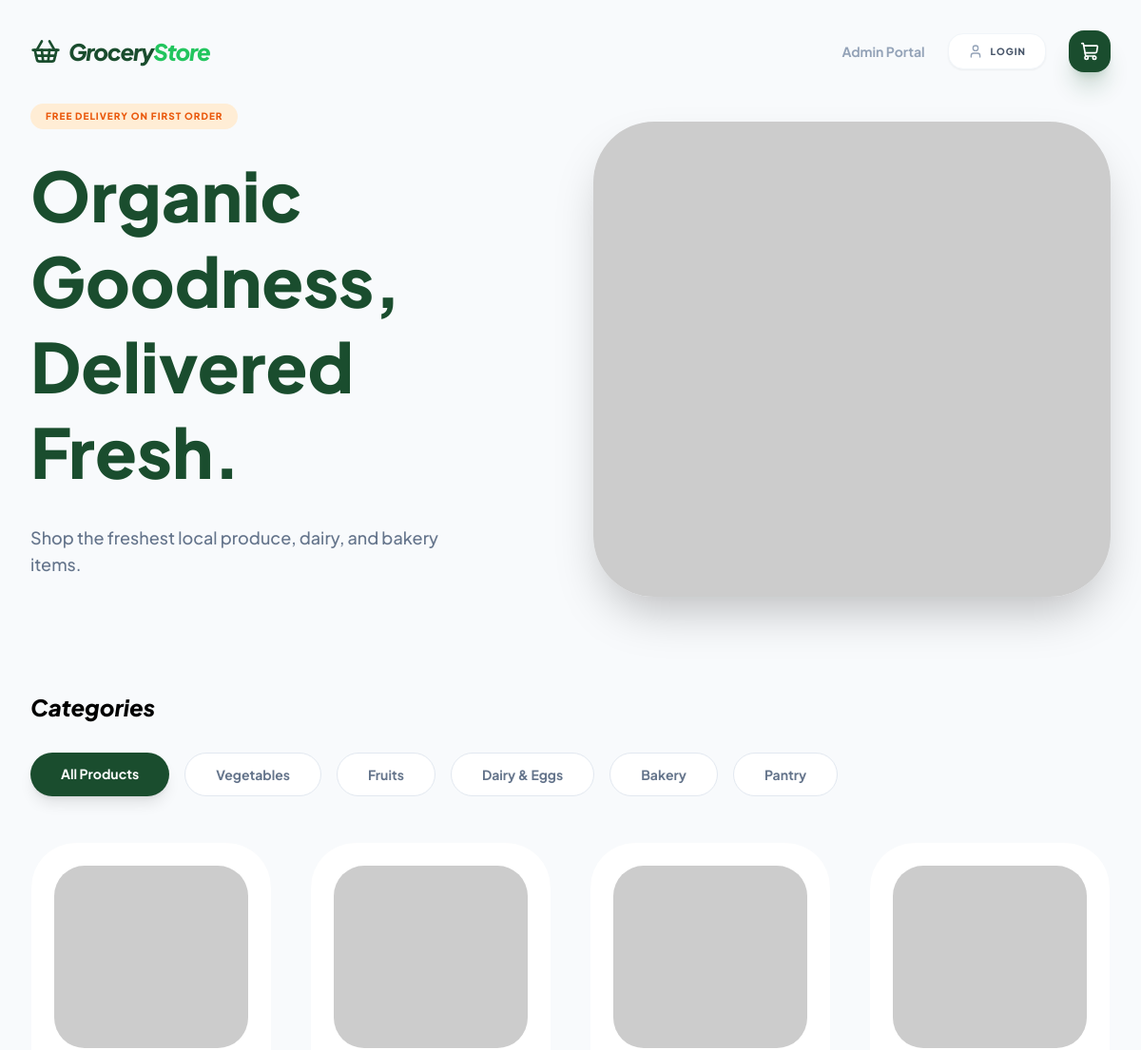
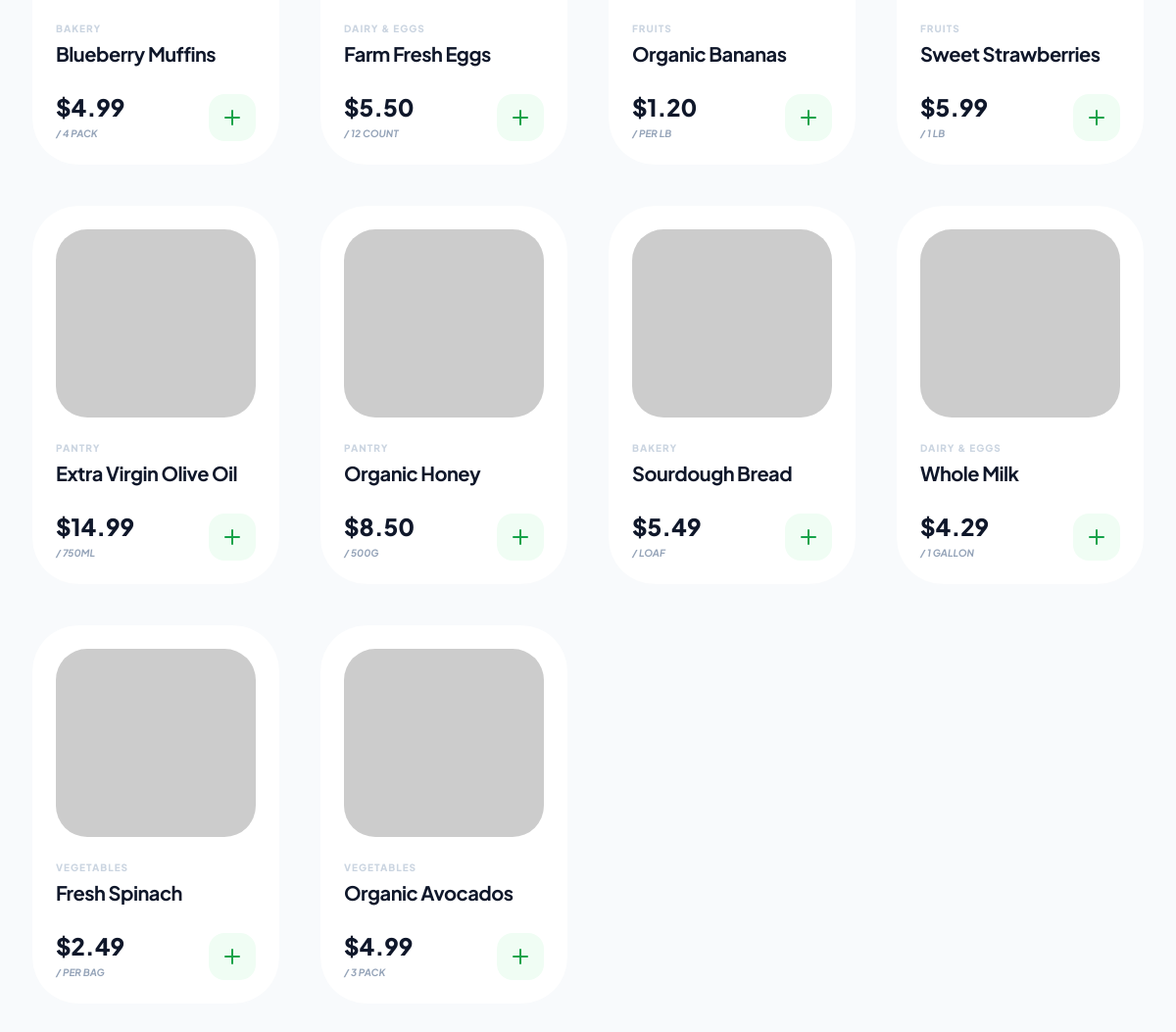
The page / on the database its author committed (2 pictures, top to bottom).
### tables this page shows
CREATE TABLE `products` (
  `id` int(11) NOT NULL,
  `name` varchar(255) NOT NULL,
  `category` varchar(100) NOT NULL,
  `price` decimal(10,2) NOT NULL,
  `unit` varchar(50) NOT NULL,
  `image_url` varchar(255) NOT NULL
);

### index.php (the view, shortened to what this page needs)
<?php
require_once 'db.php';
$category = isset($_GET['cat']) ? trim($_GET['cat']) : 'All Products';
if ($category == 'All Products') {
    $stmt = $pdo->query("SELECT * FROM products ORDER BY id DESC");
} else {
    $stmt = $pdo->prepare("SELECT * FROM products WHERE category LIKE ? ORDER BY id DESC");
    $stmt->execute(["%$category%"]);
}
$products = $stmt->fetchAll();
?>
<!DOCTYPE html>
<html lang="en">
<head>
    <script src="https://cdn.tailwindcss.com"></script>
</head>
<body class="bg-[#f8fafc]">
    <nav class="max-w-7xl mx-auto p-8 flex justify-between items-center">
        <div class="flex items-center gap-2 text-[#1a4d2e]">
            <i data-lucide="shopping-basket" class="w-8 h-8"></i>
            <h2 class="text-2xl font-black italic tracking-tighter">Grocery<span class="text-green-500">Store</span></h2>
        </div>
        <div class="flex gap-6 items-center">
            <a href="admin_login.php" class="font-bold text-slate-400 hover:text-green-600 text-sm transition-colors">Admin Portal</a>
            <?php if(isset($_SESSION['user_id'])): ?>
                <div class="flex items-center gap-4">
                    <a href="my_orders.php" class="text-[10px] font-black uppercase tracking-widest text-slate-500 hover:text-green-600 transition-colors bg-white px-4 py-2 rounded-xl border border-slate-100 shadow-sm">
                        My Orders
                    </a>
                    <a href="logout.php" class="w-10 h-10 bg-slate-50 text-slate-400 rounded-xl flex items-center justify-center hover:bg-red-50 hover:text-red-500 transition-all">
                        <i data-lucide="log-out" class="w-4 h-4"></i>
                    </a>
                </div>
            <?php else: ?>
                <a href="login.php" class="flex items-center gap-2 px-5 py-2.5 bg-white border border-slate-100 rounded-2xl shadow-sm hover:shadow-md transition-all group">
                    <i data-lucide="user" class="w-4 h-4 text-slate-400 group-hover:text-green-600"></i>
                    <span class="text-[10px] font-black uppercase tracking-widest text-slate-600 group-hover:text-green-600">Login</span>
                </a>
            <?php endif; ?>
            <a href="cart.php" class="relative p-3 bg-[#1a4d2e] text-white rounded-2xl shadow-xl shadow-green-900/20 hover:scale-105 transition-all">
                <i data-lucide="shopping-cart" class="w-5 h-5"></i>
            </a>
        </div>
    </nav>
    <header class="max-w-7xl mx-auto px-8 grid grid-cols-1 md:grid-cols-2 gap-12 items-center mb-20">
        <div>
            <span class="bg-orange-100 text-orange-600 px-4 py-1.5 rounded-full text-[10px] font-black uppercase tracking-widest mb-6 inline-block">Free Delivery on First Order</span>
            <h1 class="text-7xl font-black text-[#1a4d2e] leading-tight mb-8">Organic Goodness,<br>Delivered Fresh.</h1>
            <p class="text-slate-500 text-lg mb-10 max-w-md font-medium">Shop the freshest local produce, dairy, and bakery items.</p>
        </div>
        <div class="rounded-[4rem] overflow-hidden shadow-2xl h-[500px]">
            <img src="images/hero.jpg" class="w-full h-full object-cover" onerror="this.src='https://placehold.co/800x600?text=Hero+Image'">
        </div>
    </header>
    <section class="max-w-7xl mx-auto px-8 mb-12">
        <h3 class="text-2xl font-black mb-8 italic">Categories</h3>
        <div class="flex flex-wrap gap-4">
            <?php
            $cats = ['All Products', 'Vegetables', 'Fruits', 'Dairy & Eggs', 'Bakery', 'Pantry'];
            foreach($cats as $c):
                $active = ($category == $c) ? 'bg-[#1a4d2e] text-white shadow-lg' : 'bg-white text-slate-500 border border-slate-200';
            ?>
                <a href="?cat=<?php echo urlencode($c); ?>" class="px-8 py-3 rounded-full font-bold text-sm transition-all hover:scale-105 <?php echo $active; ?>"><?php echo $c; ?></a>
            <?php endforeach; ?>
        </div>
    </section>
    <main class="max-w-7xl mx-auto px-8 grid grid-cols-1 sm:grid-cols-2 lg:grid-cols-4 gap-10 pb-24">
        <?php if (empty($products)): ?>
            <div class="col-span-full py-20 text-center">
                <i data-lucide="package-search" class="w-16 h-16 text-slate-200 mx-auto mb-4"></i>
                <p class="text-slate-400 font-bold italic">No items found in <?php echo htmlspecialchars($category); ?>.</p>
            </div>
        <?php else: ?>
            <?php foreach($products as $p): ?>
                <div class="bg-white p-6 rounded-[3rem] border border-slate-50 hover:shadow-2xl transition-all group overflow-hidden">
                    <div class="rounded-[2rem] overflow-hidden mb-6 h-48">
                        <img src="<?php echo $p['image_url']; ?>" class="w-full h-full object-cover group-hover:scale-110 transition-transform duration-500" onerror="this.src='https://placehold.co/400x400?text=No+Image'">
                    </div>
                    <p class="text-[10px] font-black text-slate-300 uppercase tracking-widest mb-1"><?php echo $p['category']; ?></p>
                    <h4 class="text-xl font-bold text-slate-900 mb-6 tracking-tight"><?php echo $p['name']; ?></h4>
                    <form action="add_to_cart.php" method="POST" class="flex justify-between items-end">
                        <div>
                            <p class="text-2xl font-black text-slate-900">$<?php echo number_format($p['price'], 2); ?></p>
                            <p class="text-[10px] text-slate-400 font-bold uppercase italic mt-1">/ <?php echo $p['unit']; ?></p>
                        </div>
                        <button type="submit" class="w-12 h-12 bg-green-50 text-green-600 rounded-2xl flex items-center justify-center hover:bg-[#1a4d2e] hover:text-white transition-all">
                            <i data-lucide="plus"></i>
                        </button>
                    </form>
                </div>
            <?php endforeach; ?>
        <?php endif; ?>
    </main>
</body>
</html>

### index.php (style rules this page uses)
body { font-family: 'Plus Jakarta Sans', sans-serif; }

### rows shown on the page
products: category "BAKERY", name "Blueberry Muffins", price "4.99", unit "4 PACK"
products: category "DAIRY & EGGS", name "Farm Fresh Eggs", price "5.50", unit "12 COUNT"
products: category "FRUITS", name "Organic Bananas", price "1.20", unit "PER LB"
products: category "FRUITS", name "Sweet Strawberries", price "5.99", unit "1 LB"
products: category "PANTRY", name "Extra Virgin Olive Oil", price "14.99", unit "750ML"
products: category "PANTRY", name "Organic Honey", price "8.50", unit "500G"
products: category "BAKERY", name "Sourdough Bread", price "5.49", unit "LOAF"
products: category "DAIRY & EGGS", name "Whole Milk", price "4.29", unit "1 GALLON"
products: category "VEGETABLES", name "Fresh Spinach", price "2.49", unit "PER BAG"
products: category "VEGETABLES", name "Organic Avocados", price "4.99", unit "3 PACK"

### other values the page prints
$c "All Products"
$c "Vegetables"
$c "Fruits"
$c "Dairy & Eggs"
$c "Bakery"
$c "Pantry"
